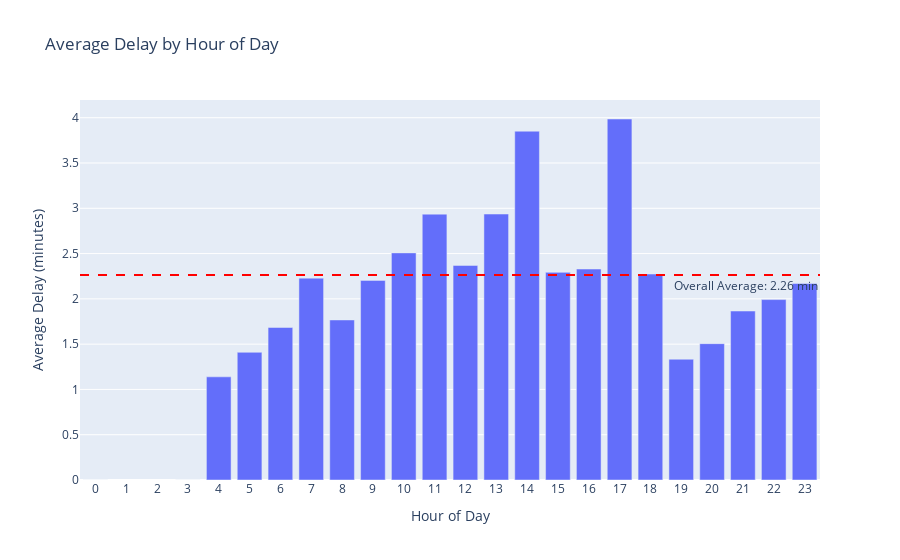

Notebook cell for this chart:
### Code cell
unique_trips['hour'] = pd.to_datetime(unique_trips['actual_arrival_time']).dt.hour
# Calculate average delay by hour
hourly_delays = unique_trips.groupby('hour')['delay_minutes'].mean().reset_index()

# Create the histogram
fig_hourly_delays = px.bar(hourly_delays, x='hour', y='delay_minutes',
                           labels={'hour': 'Hour of Day', 'delay_minutes': 'Average Delay (minutes)'},
                           title='Average Delay by Hour of Day')

# Customize the layout
fig_hourly_delays.update_layout(
    xaxis = dict(
        tickmode = 'linear',
        tick0 = 0,
        dtick = 1
    )
)

# Add a horizontal line for the overall average delay
overall_avg_delay = unique_trips['delay_minutes'].mean()
fig_hourly_delays.add_hline(y=overall_avg_delay, line_dash="dash", line_color="red",
                            annotation_text=f"Overall Average: {overall_avg_delay:.2f} min",
                            annotation_position="bottom right")

# Ensure x-axis shows all hours from 0 to 23
fig_hourly_delays.update_xaxes(range=[-0.5, 23.5])

### Figure 1 — Plotly figure (JSON) as saved in the notebook; plotly's stock layout.template omitted (floating-point values rounded to 4 significant figures)
{"data": [{"alignmentgroup": "True", "hovertemplate": "Hour of Day=%{x}<br>Average Delay (minutes)=%{y}<extra></extra>", "legendgroup": "", "marker": {"color": "#636efa", "pattern": {"shape": ""}}, "name": "", "offsetgroup": "", "orientation": "v", "showlegend": false, "textposition": "auto", "type": "bar", "x": [0, 3, 4, 5, 6, 7, 8, 9, 10, 11, 12, 13, 14, 15, 16, 17, 18, 19, 20, 21, 22, 23], "xaxis": "x", "y": [0, 0, 1.139, 1.41, 1.684, 2.229, 1.767, 2.204, 2.508, 2.935, 2.369, 2.937, 3.851, 2.293, 2.329, 3.986, 2.274, 1.334, 1.505, 1.866, 1.992, 2.17], "yaxis": "y"}], "layout": {"annotations": [{"showarrow": false, "text": "Overall Average: 2.26 min", "x": 1, "xanchor": "right", "xref": "x domain", "y": 2.264, "yanchor": "top", "yref": "y"}], "barmode": "relative", "legend": {"tracegroupgap": 0}, "shapes": [{"line": {"color": "red", "dash": "dash"}, "type": "line", "x0": 0, "x1": 1, "xref": "x domain", "y0": 2.264, "y1": 2.264, "yref": "y"}], "title": {"text": "Average Delay by Hour of Day"}, "xaxis": {"anchor": "y", "domain": [0, 1], "dtick": 1, "range": [-0.5, 23.5], "tick0": 0, "tickmode": "linear", "title": {"text": "Hour of Day"}}, "yaxis": {"anchor": "x", "domain": [0, 1], "title": {"text": "Average Delay (minutes)"}}}}
